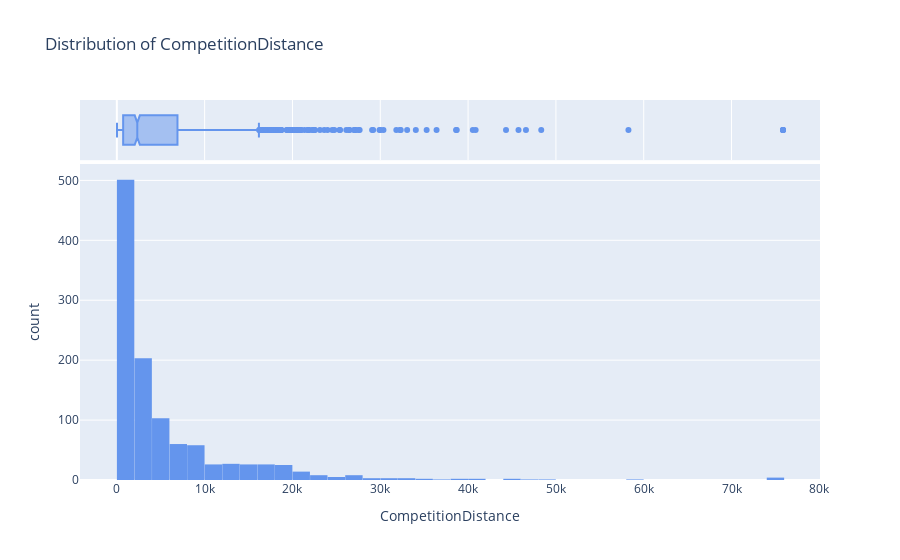

The code cell stored with this chart in its notebook:
### Markdown cell above
# CompetitionDistance

### Code cell
plotly_plot_hist(store_df, 'CompetitionDistance')

### Figure 1 — Plotly figure (JSON) as saved in the notebook; plotly's stock layout.template omitted (floating-point values rounded to 4 significant figures; data arrays with more than 128 entries replaced by an {"elided": "..."} marker saying what was removed)
{"data": [{"alignmentgroup": "True", "bingroup": "x", "hovertemplate": "CompetitionDistance=%{x}<br>count=%{y}<extra></extra>", "legendgroup": "", "marker": {"color": "cornflowerblue", "pattern": {"shape": ""}}, "name": "", "offsetgroup": "", "orientation": "v", "showlegend": false, "type": "histogram", "x": {"elided": "1115 int values"}, "xaxis": "x", "yaxis": "y"}, {"alignmentgroup": "True", "hovertemplate": "CompetitionDistance=%{x}<extra></extra>", "legendgroup": "", "marker": {"color": "cornflowerblue"}, "name": "", "notched": true, "offsetgroup": "", "showlegend": false, "type": "box", "x": {"elided": "1115 int values"}, "xaxis": "x2", "yaxis": "y2"}], "layout": {"bargap": 0.01, "barmode": "relative", "legend": {"tracegroupgap": 0}, "title": {"text": "Distribution of CompetitionDistance"}, "xaxis": {"anchor": "y", "domain": [0, 1], "title": {"text": "CompetitionDistance"}}, "xaxis2": {"anchor": "y2", "domain": [0, 1], "matches": "x", "showgrid": true, "showticklabels": false}, "yaxis": {"anchor": "x", "domain": [0, 0.8316], "title": {"text": "count"}}, "yaxis2": {"anchor": "x2", "domain": [0.8416, 1], "matches": "y2", "showgrid": false, "showline": false, "showticklabels": false, "ticks": ""}}}
